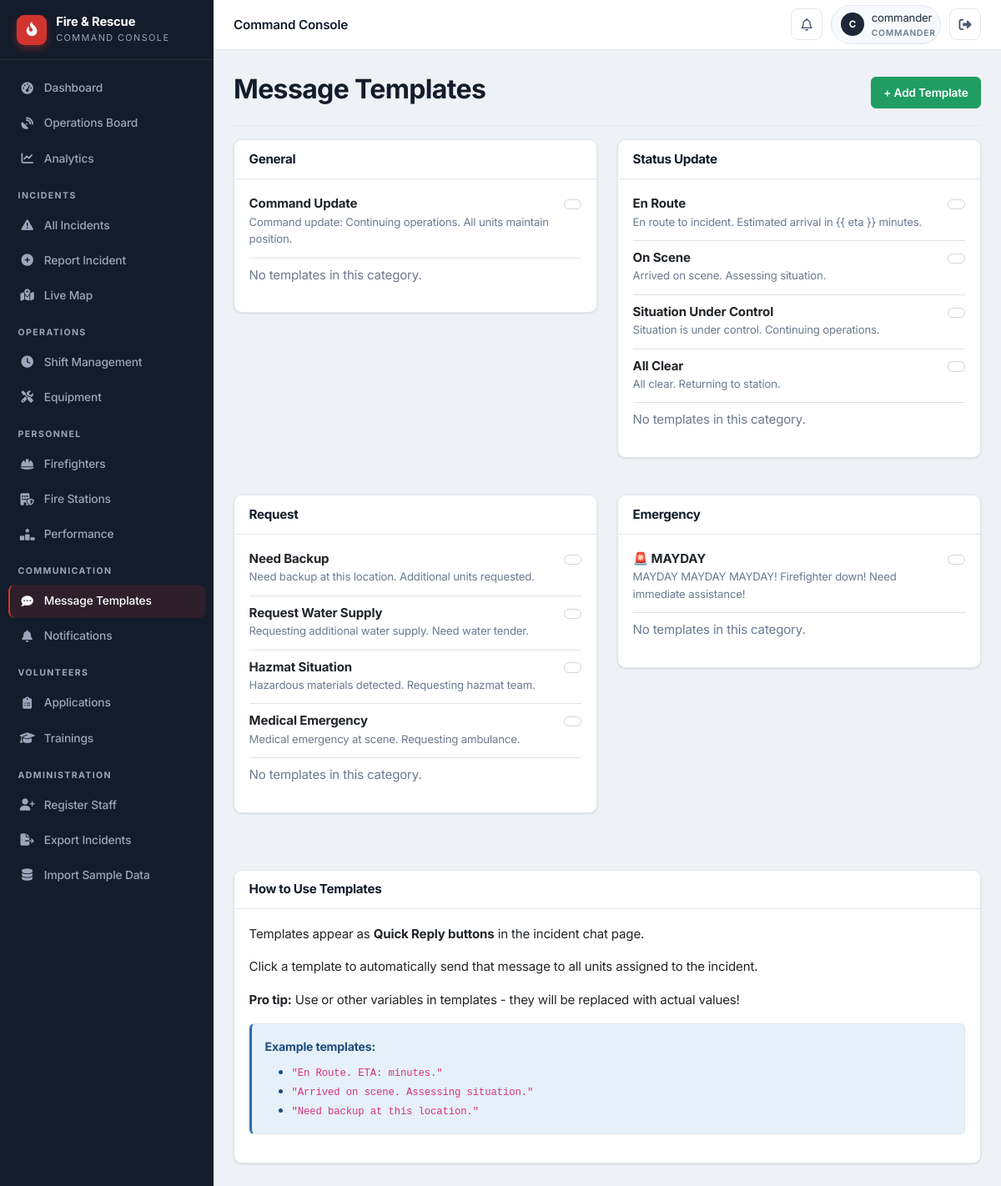
The page /staff/templates (signed in) on the database its author committed.
### app/models/communication.py (models this page shows)
class MessageTemplate(db.Model):
    id = db.Column(db.Integer, primary_key=True)
    name = db.Column(db.String(50), nullable=False)
    message = db.Column(db.Text, nullable=False)
    category = db.Column(db.String(30), default='general')
    order = db.Column(db.Integer, default=0)

### app/routes/communications.py (the view)
@communications_bp.route('/staff/templates')
@login_required
@role_required('dispatcher', 'commander')
def manage_templates():
    templates = MessageTemplate.query.order_by(MessageTemplate.category, MessageTemplate.order).all()
    return render_template('staff/communications/templates.html', templates=templates)

### app/utils.py (called while the page is built)
def login_required(f):
    @wraps(f)
    def decorated_function(*args, **kwargs):
        if not session.get('logged_in'):
            flash('Please login to access the staff portal.', 'warning')
            return redirect(url_for('auth.staff_login'))
        return f(*args, **kwargs)
    return decorated_function

def role_required(*roles):
    def decorator(f):
        @wraps(f)
        def decorated_function(*args, **kwargs):
            if not session.get('logged_in'):
                flash('Please login to access the staff portal.', 'warning')
                return redirect(url_for('auth.staff_login'))
            if session.get('user_role') not in roles:
                flash('Unauthorized access. This incident has been logged.', 'danger')
                return redirect(url_for('dashboard.staff_dashboard'))
            return f(*args, **kwargs)
        return decorated_function
    return decorator

### app/templates/staff/communications/templates.html
{% extends "staff/base.html" %}
{% block content %}
<div class="d-flex justify-content-between align-items-center mb-3"><h2>Message Templates</h2><a href="{{ url_for('communications.add_template') }}" class="btn btn-success">+ Add Template</a></div><hr>
<div class="row">{% set categories = {'general':'General','status':'Status Update','request':'Request','emergency':'Emergency'} %}{% for cat_key, cat_name in categories.items() %}<div class="col-md-6 mb-4"><div class="card"><div class="card-header {% if cat_key == 'emergency' %}bg-danger{% else %}bg-dark{% endif %} text-white"><h5 class="mb-0">{% if cat_key == 'general' %}{% elif cat_key == 'status' %}{% elif cat_key == 'request' %}{% elif cat_key == 'emergency' %}{% endif %}{{ cat_name }}</h5></div><div class="card-body">{% set has_templates = false %}{% for template in templates if template.category == cat_key %}{% set has_templates = true %}<div class="border-bottom mb-2 pb-2"><div class="d-flex justify-content-between align-items-start"><div><strong>{{ template.name }}</strong><p class="text-muted small mb-1">{{ template.message[:100] }}{% if template.message|length > 100 %}...{% endif %}</p></div><form method="POST" action="{{ url_for('communications.delete_template', template_id=template.id) }}" style="display:inline;"><button type="submit" class="btn btn-sm btn-outline-danger" onclick="return confirm('Delete this template?')"></button></form></div></div>{% endfor %}{% if not has_templates %}<p class="text-muted">No templates in this category.</p>{% endif %}</div></div></div>{% endfor %}</div>
<div class="row mt-4"><div class="col-12"><div class="card"><div class="card-header bg-dark text-white"><h5 class="mb-0">How to Use Templates</h5></div><div class="card-body"><p>Templates appear as <strong>Quick Reply buttons</strong> in the incident chat page.</p><p>Click a template to automatically send that message to all units assigned to the incident.</p><p><strong>Pro tip:</strong> Use <code>{{ eta }}</code> or other variables in templates - they will be replaced with actual values!</p><div class="alert alert-info mt-2"><strong>Example templates:</strong><ul class="mb-0 mt-2"><li><code>"En Route. ETA: {{ eta }} minutes."</code></li><li><code>"Arrived on scene. Assessing situation."</code></li><li><code>"Need backup at this location."</code></li></ul></div></div></div></div></div>
{% endblock %}

### app/static/css/theme.css (style rules this page uses)
:root { --bg: #eef1f5; --surface: #ffffff; --surface-2: #f7f9fc; --border: #e2e7ee; --border-strong: #cfd6e0; --ink: #131c2b; --ink-2: #1d2838; --ink-3: #2a3650; --ink-soft: #3a4860; --text: #1f2a3a; --text-2: #4a5870; --muted: #6b7a90; --on-dark: #e7ecf3; --on-dark-muted: #9aa7ba; --accent: #d1342f; --accent-dark: #ab2420; --accent-soft: #fdeceb; --success: #1f9d63; --success-soft: #e6f5ed; --warning: #d98a17; --warning-soft: #fbf1de; --info: #2b6cb0; --info-soft: #e6f0f9; --danger: #d1342f; --danger-soft: #fdeceb; --r-sm: 6px; --r: 10px; --r-lg: 14px; --shadow-xs: 0 1px 2px rgba(19, 28, 43, 0.06); --shadow-sm: 0 1px 3px rgba(19, 28, 43, 0.08), 0 1px 2px rgba(19, 28, 43, 0.04); --shadow-md: 0 4px 12px rgba(19, 28, 43, 0.08); --shadow-lg: 0 12px 28px rgba(19, 28, 43, 0.12); --sidebar-w: 256px; --topbar-h: 60px; --spacing-xs: 0.25rem; --spacing-sm: 0.5rem; --spacing-md: 1rem; --spacing-lg: 1.5rem; --spacing-xl: 2rem; --border-radius: var(--r); --border-radius-sm: var(--r-sm); --border-radius-lg: var(--r-lg); --primary-color: var(--accent); --secondary-color: var(--muted); --danger-color: var(--danger); }
* { box-sizing: border-box; }
html { -webkit-text-size-adjust: 100%; }
body { font-family: 'Inter', -apple-system, BlinkMacSystemFont, 'Segoe UI', Roboto, sans-serif; color: var(--text); background: var(--bg); font-size: 0.94rem; line-height: 1.55; letter-spacing: -0.01em; -webkit-font-smoothing: antialiased; text-rendering: optimizeLegibility; }
h1, h2, h3, h4, h5, h6 { color: var(--ink); font-weight: 700; letter-spacing: -0.02em; }
a { text-decoration: none; }
.text-muted { color: var(--muted) !important; }

### app/static/css/main.css (style rules this page uses)
.card { border: 1px solid var(--border); border-radius: var(--r); box-shadow: var(--shadow-sm); background: var(--surface); margin-bottom: 1.25rem; }
.card-header { border-bottom: 1px solid var(--border); background: transparent; font-weight: 600; color: var(--ink); padding: 0.85rem 1.1rem; border-radius: var(--r) var(--r) 0 0 !important; }
.card-header h5, .card-header h4, .card-header h6 { margin: 0; font-size: 0.95rem; }
.card-body { padding: 1.1rem; }
.card-header.bg-dark, .card-header.bg-danger, .card-header.bg-primary, .card-header.bg-secondary { background: var(--surface) !important; color: var(--ink) !important; border-bottom: 1px solid var(--border) !important; }
.btn { border-radius: var(--r-sm); font-weight: 600; font-size: 0.85rem; padding: 0.5rem 0.9rem; transition: all 0.15s; border-width: 1px; }
.btn-sm { padding: 0.32rem 0.6rem; font-size: 0.78rem; }
.btn-outline-primary, .btn-outline-danger { color: var(--accent); border-color: var(--border-strong); background: var(--surface); }
.btn-success { background: var(--success); border-color: var(--success); }
.alert { border: 1px solid var(--border); border-left: 3px solid var(--muted); border-radius: var(--r-sm); font-size: 0.88rem; background: var(--surface); color: var(--text); }
.alert-info { border-left-color: var(--info); background: var(--info-soft); color: #1d4e80; }
hr { border-color: var(--border); opacity: 1; }

### rows shown on the page
MessageTemplate: name "Command Update", message "Command update: Continuing operations. All units maintain position."
MessageTemplate: name "En Route", message "En route to incident. Estimated arrival in {{ eta }} minutes."
MessageTemplate: name "On Scene", message "Arrived on scene. Assessing situation."
MessageTemplate: name "Situation Under Control", message "Situation is under control. Continuing operations."
MessageTemplate: name "All Clear", message "All clear. Returning to station."
MessageTemplate: name "Need Backup", message "Need backup at this location. Additional units requested."
MessageTemplate: name "Request Water Supply", message "Requesting additional water supply. Need water tender."
MessageTemplate: name "Hazmat Situation", message "Hazardous materials detected. Requesting hazmat team."
MessageTemplate: name "Medical Emergency", message "Medical emergency at scene. Requesting ambulance."
MessageTemplate: name "🚨 MAYDAY", message "MAYDAY MAYDAY MAYDAY! Firefighter down! Need immediate assistance!"

### other values the page prints
{{ (session.user_name or '?')[0]|upper }} "C"
{{ session.user_name }} "commander"
{{ session.user_role }} "COMMANDER"
{{ cat_name }} "General" "Status Update" "Request" "Emergency"
